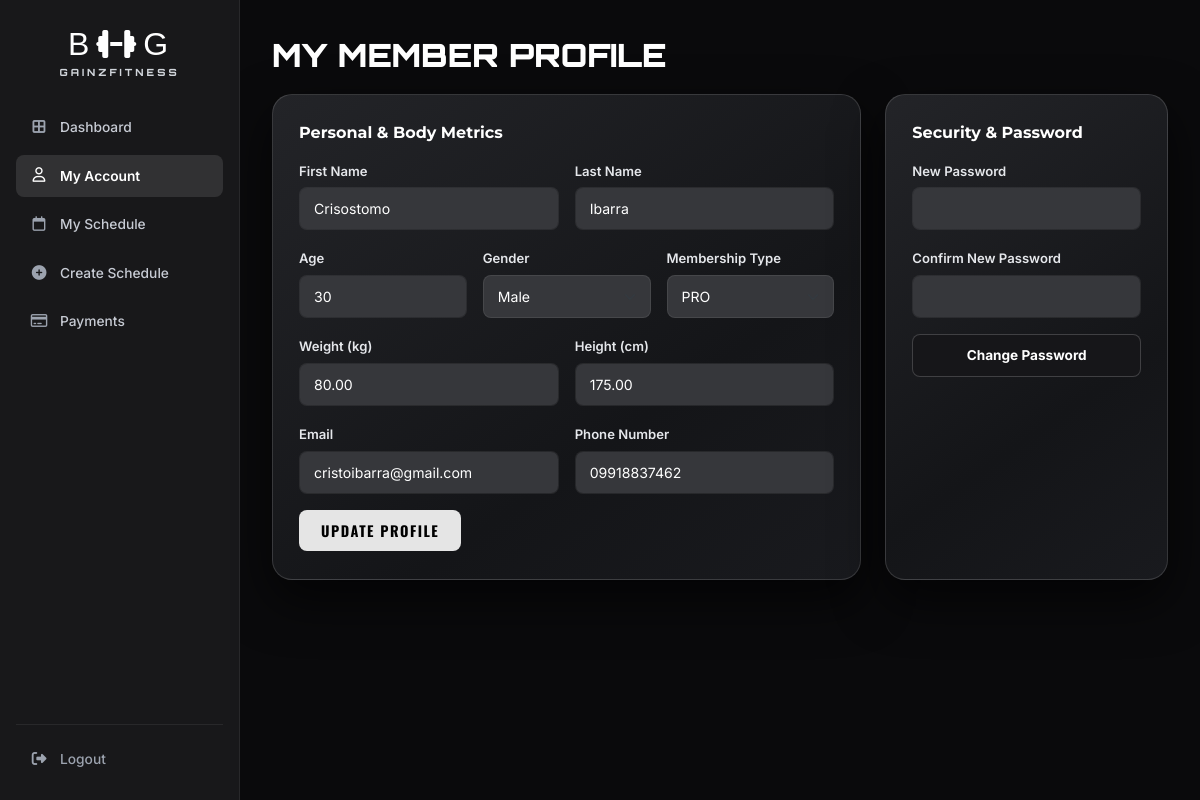
Page /member_portal/member_profile.php (signed in) on the committed database.
### tables this page shows
CREATE TABLE IF NOT EXISTS user (
  UserID int(11) NOT NULL AUTO_INCREMENT,
  LastName varchar(50) NOT NULL,
  FirstName varchar(50) NOT NULL,
  UserAge int(11) NOT NULL,
  UserGender varchar(1) NOT NULL,
  UserWeight decimal(10,2) NOT NULL,
  UserHeight decimal(10,2) NOT NULL,
  MembershipType varchar(50) NOT NULL DEFAULT 'BASIC',
  UserEmail varchar(100) NOT NULL,
  UserPassword_hash varchar(255) NOT NULL,
  UserPhoneNo varchar(50) NOT NULL,
  RegistrationDate timestamp NOT NULL DEFAULT current_timestamp(),
  MembershipExpiry date DEFAULT NULL,
  isAdmin tinyint(1) NOT NULL DEFAULT 0,
  PRIMARY KEY (UserID),
  UNIQUE KEY UserEmail (UserEmail),
  UNIQUE KEY UserPhoneNo (UserPhoneNo),
  KEY fk_membershiptype (MembershipType),
  CONSTRAINT fk_membershiptype FOREIGN KEY (MembershipType) REFERENCES membership (MembershipType) ON DELETE CASCADE ON UPDATE CASCADE
);

### app/Database.php (called while the page is built, shortened)
<?php
class Database
{
    private string $host;
    private string $dbName;
    private string $username;
    private string $password;
    public function __construct(
        string $host = '127.0.0.1',
        string $dbName = 'gym_database',
        string $username = 'root',
        string $password = ''
    ) {
        $this->host = getenv('DB_HOST') ?: $host;
        $this->dbName = getenv('DB_NAME') ?: $dbName;
        $this->username = getenv('DB_USER') ?: $username;
        $this->password = getenv('DB_PASS') !== false ? (string)getenv('DB_PASS') : $password;
    }
    public function connect(): PDO
    {
        $dsn = "mysql:host={$this->host};port=3307;dbname={$this->dbName};charset=utf8mb4";
        $options = [
            PDO::ATTR_ERRMODE => PDO::ERRMODE_EXCEPTION,
            PDO::ATTR_DEFAULT_FETCH_MODE => PDO::FETCH_ASSOC,
            PDO::ATTR_EMULATE_PREPARES => false,
        ];
        try {
            $this->connection = new PDO($dsn, $this->username, $this->password, $options);
            return $this->connection;
        } catch (PDOException $e) {
            throw new PDOException("Database connection failed: " . $e->getMessage(), (int)$e->getCode());
        }
    }
}

### app/Models/Client.php (called while the page is built, shortened)
<?php
class Client
{
    private PDO $db;
    public function __construct(?PDO $db = null)
    {
        $this->db = $db instanceof PDO ? $db : (new Database())->connect();
    }
    public function getClientByEmail(string $email): ?array
    {
        $stmt = $this->db->prepare(
            "SELECT u.*, CONCAT(u.FirstName, ' ', u.LastName) AS FullName, m.MembershipDesc
             FROM `user` u
             LEFT JOIN `membership` m ON u.MembershipType = m.MembershipType
             WHERE u.UserEmail = :email LIMIT 1"
        );
        $stmt->execute([':email' => trim($email)]);
        $row = $stmt->fetch();
        return $row ?: null;
    }
}

### member_portal/member_profile.php (the view, shortened to what this page needs)
<?php
$clientModel = new Client();
$profile = $clientModel->getClientByEmail($_SESSION['user_email']);
?>
<!DOCTYPE html>
<html lang="en">
<head>
  <link href="https://cdn.jsdelivr.net/npm/bootstrap@5.3.0/dist/css/bootstrap.min.css" rel="stylesheet">
  <link rel="stylesheet" href="https://cdnjs.cloudflare.com/ajax/libs/font-awesome/6.4.0/css/all.min.css">
</head>
<body>
  <div class="portal-shell">
    <aside class="portal-sidebar" id="portalSidebar">
      <div>
        <a href="member_dashboard.php" class="sidebar-brand-box">
          <span class="sidebar-brand-mark">B<i class="fa-solid fa-dumbbell"></i>G</span>
          <span class="sidebar-brand-sub">GAINZFITNESS</span>
        </a>
        <ul class="sidebar-nav-list">
          <li><a href="member_dashboard.php" class="sidebar-nav-link"><i class="fa-solid fa-border-all"></i><span>Dashboard</span></a></li>
          <li><a href="member_profile.php" class="sidebar-nav-link active"><i class="fa-regular fa-user"></i><span>My Account</span></a></li>
          <li><a href="member_schedules.php" class="sidebar-nav-link"><i class="fa-regular fa-calendar"></i><span>My Schedule</span></a></li>
          <li><a href="member_book_schedule.php" class="sidebar-nav-link"><i class="fa-solid fa-circle-plus"></i><span>Create Schedule</span></a></li>
          <li><a href="member_payments.php" class="sidebar-nav-link"><i class="fa-regular fa-credit-card"></i><span>Payments</span></a></li>
        </ul>
      </div>
      <div class="sidebar-bottom">
        <a href="../logout.php" class="sidebar-logout-link"><i class="fa-solid fa-right-from-bracket"></i><span>Logout</span></a>
      </div>
    </aside>
    <main class="portal-content">
      <h1 class="portal-page-title">MY MEMBER PROFILE</h1>
      <div class="row g-4">
        <div class="col-lg-8">
          <div class="portal-panel h-100">
            <h2 class="h6 fw-bold mb-3">Personal &amp; Body Metrics</h2>
            <form method="POST" class="row g-3">
              <div class="col-md-6"><label class="form-label">First Name</label><input type="text" name="first_name" value="<?= htmlspecialchars($profile['FirstName'] ?? '') ?>" class="form-control" required></div>
              <div class="col-md-6"><label class="form-label">Last Name</label><input type="text" name="last_name" value="<?= htmlspecialchars($profile['LastName'] ?? '') ?>" class="form-control" required></div>
              <div class="col-md-4"><label class="form-label">Age</label><input type="number" name="age" value="<?= htmlspecialchars((string)($profile['UserAge'] ?? '')) ?>" class="form-control" required></div>
              <div class="col-md-4">
                <label class="form-label">Gender</label>
                <select name="gender" class="form-select">
                  <option value="M" <?= ($profile['UserGender'] ?? '') === 'M' ? 'selected' : '' ?>>Male</option>
                </select>
              </div>
              <div class="col-md-4">
                <label class="form-label">Membership Type</label>
                <select name="membership_type" class="form-select">
                  <option value="PRO" <?= ($profile['MembershipType'] ?? '') === 'PRO' ? 'selected' : '' ?>>PRO</option>
                </select>
              </div>
              <div class="col-md-6"><label class="form-label">Weight (kg)</label><input type="number" step="0.1" name="weight" value="<?= htmlspecialchars((string)($profile['UserWeight'] ?? '')) ?>" class="form-control" required></div>
              <div class="col-md-6"><label class="form-label">Height (cm)</label><input type="number" step="0.1" name="height" value="<?= htmlspecialchars((string)($profile['UserHeight'] ?? '')) ?>" class="form-control" required></div>
              <div class="col-md-6"><label class="form-label">Email</label><input type="email" name="email" value="<?= htmlspecialchars($profile['UserEmail'] ?? '') ?>" class="form-control" required></div>
              <div class="col-md-6"><label class="form-label">Phone Number</label><input type="text" name="phone" value="<?= htmlspecialchars($profile['UserPhoneNo'] ?? '') ?>" class="form-control" required></div>
              <div class="col-12"><button type="submit" name="update_profile" class="btn-portal-primary">Update Profile</button></div>
            </form>
          </div>
        </div>
        <div class="col-lg-4">
          <div class="portal-panel h-100">
            <h2 class="h6 fw-bold mb-3">Security &amp; Password</h2>
            <form method="POST" class="d-grid gap-3">
              <div>
                <label class="form-label">New Password</label>
                <input type="password" name="new_password" class="form-control" required>
              </div>
              <div>
                <label class="form-label">Confirm New Password</label>
                <input type="password" name="confirm_password" class="form-control" required>
              </div>
              <button type="submit" name="change_password" class="btn-portal-secondary">Change Password</button>
            </form>
          </div>
        </div>
      </div>
    </main>
  </div>
</body>
</html>

### member_portal/member_profile.php (style rules this page uses)
:root { --bg-dark: #0a0a0c; --bg-sidebar: #18181a; --bg-card: #2D2D2F; --bg-card-hover: #38383a; --text-main: #ffffff; --text-muted: #a0a5b5; --accent-light: #e5e5e5; --font-navbar: 'Malgun Gothic', 'Dotum', 'Apple SD Gothic Neo', sans-serif; --font-logo: 'Impact', 'Haettenschweiler', 'Arial Narrow Bold', sans-serif; --font-btn-member: 'Oswald', sans-serif; --font-section-titles: 'Orbitron', sans-serif; --font-body-descriptions: 'Montserrat', sans-serif; --font-inter: 'Inter', sans-serif; --transition-fast: all 0.25s cubic-bezier(0.25, 0.8, 0.25, 1); --transition-smooth: all 0.4s cubic-bezier(0.25, 0.8, 0.25, 1); }
*, *::before, *::after { box-sizing: border-box; margin: 0; padding: 0; }
body { background-color: var(--bg-dark); color: var(--text-main); font-family: var(--font-body-descriptions); min-height: 100vh; overflow-x: hidden; }
a { text-decoration: none; color: inherit; }
.portal-shell { display: flex; min-height: 100vh; width: 100%; }
.portal-sidebar { width: 240px; flex-shrink: 0; background-color: var(--bg-sidebar); border-right: 1px solid rgba(255, 255, 255, 0.07); display: flex; flex-direction: column; justify-content: space-between; padding: 24px 16px 20px 16px; position: sticky; top: 0; height: 100vh; z-index: 1002; transition: transform 0.3s ease; }
.sidebar-brand-box { display: flex; flex-direction: column; align-items: center; text-align: center; padding: 4px 8px 26px 8px; }
.sidebar-brand-mark { font-family: var(--font-logo); font-size: 2rem; line-height: 1; letter-spacing: 3px; color: #ffffff; display: inline-flex; align-items: center; gap: 4px; }
.sidebar-brand-sub { font-family: var(--font-section-titles) !important; font-size: 0.62rem; font-weight: 800; letter-spacing: 3px; color: #d1d5db; margin-top: 5px; text-transform: uppercase; }
.sidebar-nav-list { list-style: none; display: flex; flex-direction: column; gap: 6px; padding: 0; margin: 0; }
.sidebar-nav-link { display: flex; align-items: center; gap: 12px; padding: 11px 14px; border-radius: 8px; font-family: var(--font-inter) !important; font-size: 0.86rem; font-weight: 500; color: #c7cbd4; transition: var(--transition-fast); }
.sidebar-nav-link i { width: 18px; text-align: center; font-size: 0.92rem; color: #9ca3af; transition: var(--transition-fast); }
.sidebar-nav-link:hover i, .sidebar-nav-link.active i { color: #ffffff; }
.sidebar-nav-link.active { background-color: rgba(255, 255, 255, 0.11); color: #ffffff; font-weight: 600; }
.sidebar-bottom { padding-top: 14px; border-top: 1px solid rgba(255, 255, 255, 0.07); }
.sidebar-logout-link { display: flex; align-items: center; gap: 12px; padding: 10px 14px; border-radius: 8px; font-family: var(--font-inter) !important; font-size: 0.86rem; font-weight: 500; color: #9ca3af; transition: var(--transition-fast); }
.sidebar-logout-link i { width: 18px; text-align: center; font-size: 0.92rem; }
.portal-content { flex: 1; min-width: 0; padding: 36px 32px 60px 32px; max-width: 1200px; }
.portal-page-title { font-family: var(--font-section-titles) !important; font-weight: 900 !important; font-size: clamp(1.45rem, 2.8vw, 2rem); text-transform: uppercase; margin-bottom: 20px; }
.portal-panel { background: linear-gradient(145deg, #232428 0%, #141518 65%, #191a1e 100%); border: 1px solid rgba(255, 255, 255, 0.14); border-radius: 20px; padding: 28px 26px; box-shadow: 0 20px 50px rgba(0, 0, 0, 0.65); }
.portal-panel .form-label { font-family: var(--font-inter) !important; font-size: 0.82rem; font-weight: 600; color: #e5e7eb; margin-bottom: 6px; }
.portal-panel .form-control, .portal-panel .form-select { background-color: #36373b; border: 1px solid rgba(255, 255, 255, 0.08); border-radius: 8px; color: #ffffff; font-family: var(--font-inter) !important; font-size: 0.88rem; padding: 10px 14px; }
.btn-portal-primary { font-family: var(--font-btn-member) !important; font-weight: 700 !important; text-transform: uppercase; background-color: var(--accent-light); color: #000; padding: 10px 22px; border-radius: 8px; border: none; letter-spacing: 1.5px; font-size: 0.9rem; cursor: pointer; transition: var(--transition-fast); display: inline-block; }
.btn-portal-secondary { font-family: var(--font-inter) !important; font-weight: 700; background-color: #161619; color: #fff; padding: 10px 18px; border-radius: 8px; border: 1px solid rgba(255, 255, 255, 0.18); font-size: 0.85rem; cursor: pointer; transition: var(--transition-fast); }

### rows in the picture
user: first_name "Crisostomo", last_name "Ibarra", age "30", gender "Male", membership_type "PRO", weight "80.00", height "175.00", email "cristoibarra@gmail.com", phone "09918837462"
